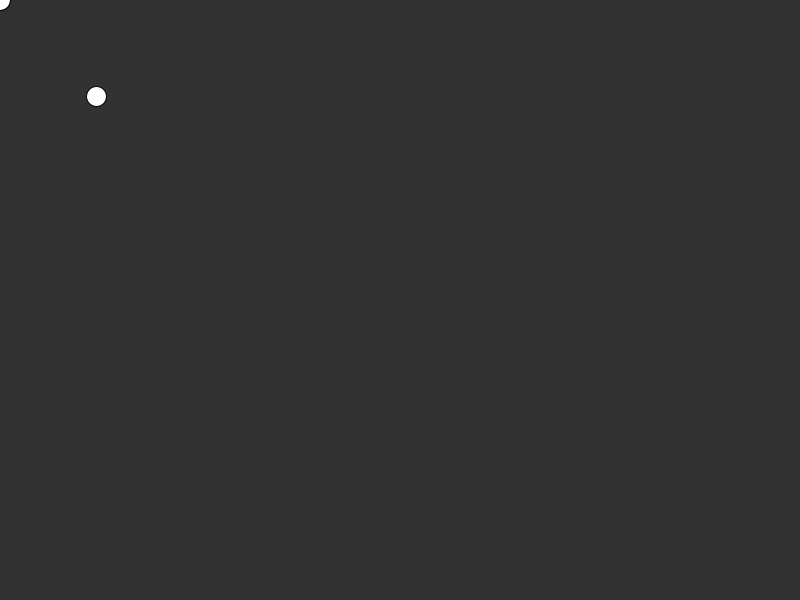
Frame 1 (no input)
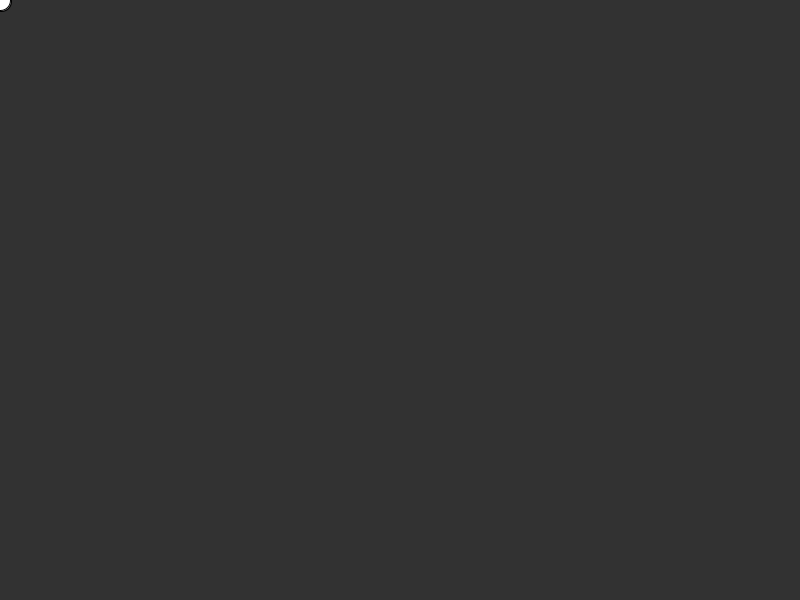
Frame 60 (the mouse pressed at the canvas centre just before this capture)
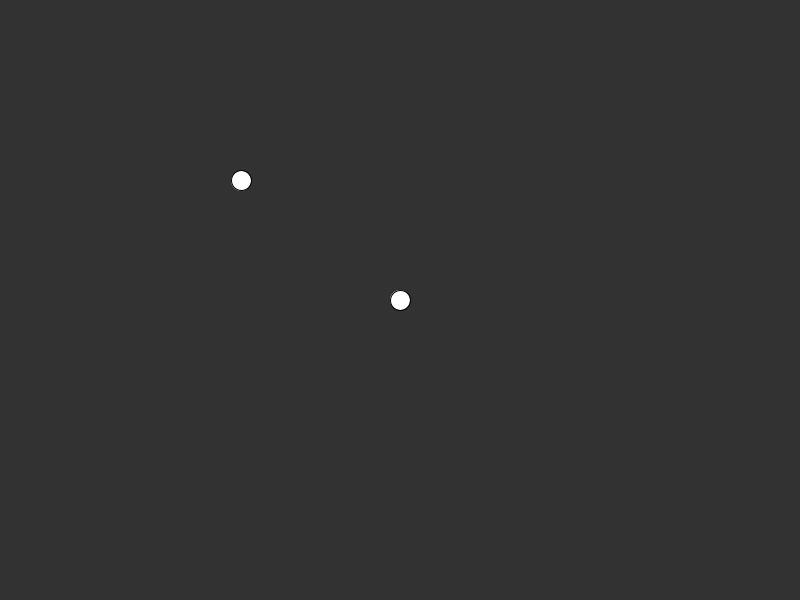
Frame 120 (the mouse held since frame 60 and released just before this capture)

The Processing sketch that drew these frames (run headless with seeded random() and noise(); from frame 60 on, the mouse is pressed at the canvas centre):

// Processing sketch: PVectorChaser
// ── PVectorChaser.pde
PVector pos, target, vel, acc;

void setup(){
  //fullScreen();
  size(800, 600);
  pos = new PVector(100, 100);
  vel = new PVector(0, 0);
  acc = new PVector(0, 0);
}

void draw(){
 background(50); 
 target = new PVector(mouseX, mouseY);
 vel = PVector.sub(target, pos).setMag(5);
 //acc = PVector.sub(target, pos);
 //acc = acc.setMag(0.5);
 //vel.add(PVector.sub(target, pos).setMag(0.05));
  //if(vel.mag() > 5){
  //  vel.setMag(5);
  //}
 
 pos.add(vel);
 //vel.add(acc);
 
 circle(pos.x, pos.y, 20);
 circle(target.x, target.y, 20);
}
